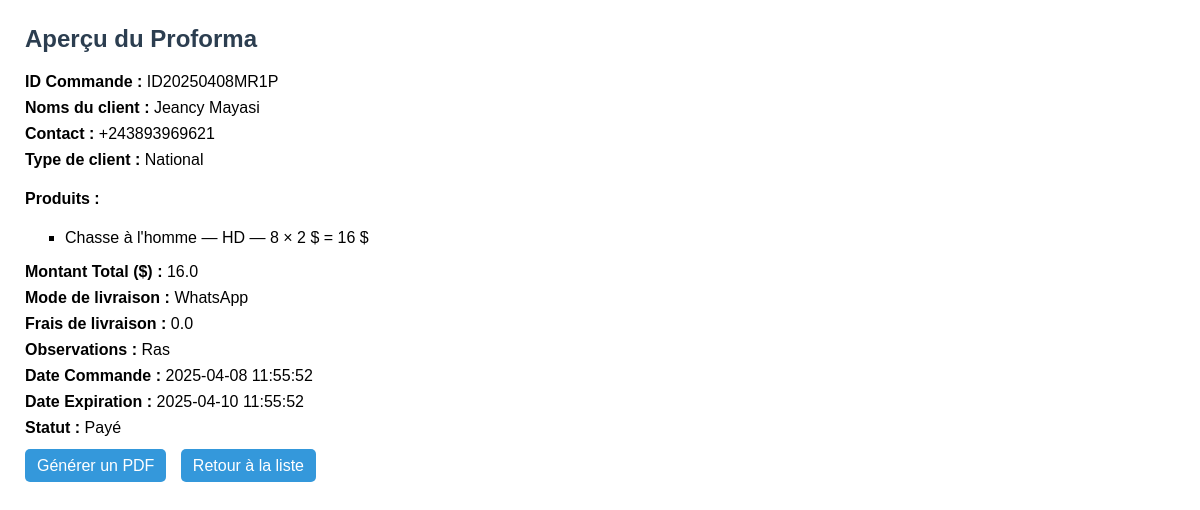
Screenshot of /commandes/view/5 with the database file from the repository.
### tables this page shows
CREATE TABLE proformas (
            id INTEGER PRIMARY KEY AUTOINCREMENT,
            nom_client TEXT,
            contact TEXT,
            type_client TEXT,
            produits TEXT,
            montant_total REAL,
            mode_livraison TEXT,
            frais_livraison REAL,
            observations TEXT,
            date_commande TEXT,
            date_generation TEXT,
            date_expiration TEXT,
            statut TEXT,
            chemin_fichier TEXT
        , id_commande TEXT);

### routes/commandes_routes.py (the view)
@commandes_bp.route("/view/<int:proforma_id>")
def view_proforma(proforma_id):
    conn = sqlite3.connect(DB_NAME)
    conn.row_factory = sqlite3.Row
    c = conn.cursor()
    c.execute("SELECT * FROM proformas WHERE id=?", (proforma_id,))
    proforma = c.fetchone()
    conn.close()
    if not proforma:
        return "Commande non trouvée", 404
    try:
        produits = json.loads(proforma["produits"])
    except:
        produits = []
    return render_template("proforma_view.html", proforma=proforma, produits=produits)

### templates/proforma_view.html (shortened to what this page needs)
<!DOCTYPE html>
<html lang="fr">
<head>
</head>
<body>
    <h2>Aperçu du Proforma</h2>
    <p><strong>ID Commande :</strong> {{ proforma["id_commande"] }}</p>
    <p><strong>Noms du client :</strong> {{ proforma["nom_client"] }}</p>
    <p><strong>Contact :</strong> {{ proforma["contact"] }}</p>
    <p><strong>Type de client :</strong> {{ proforma["type_client"] }}</p>
    <h4>Produits :</h4>
    <ul>
      {% for produit in produits %}
        <li>{{ produit["titre"] }} — {{ produit["qualite"] }} — {{ produit["quantite"] }} × {{ produit["prix"] }} $ = {{ produit["total"] }} $</li>
      {% endfor %}
    </ul>
    <p><strong>Montant Total ($) :</strong> {{ proforma["montant_total"] }}</p>
    <p><strong>Mode de livraison :</strong> {{ proforma["mode_livraison"] }}</p>
    <p><strong>Frais de livraison :</strong> {{ proforma["frais_livraison"] }}</p>
    <p><strong>Observations :</strong> {{ proforma["observations"] }}</p>
    <p><strong>Date Commande :</strong> {{ proforma["date_commande"] }}</p>
    <p><strong>Date Expiration :</strong> {{ proforma["date_expiration"] }}</p>
    <p><strong>Statut :</strong> {{ proforma["statut"] }}</p>
    <div class="btn">
        <a href="{{ url_for('commandes.generer_pdf', proforma_id=proforma['id']) }}">Générer un PDF</a>
        <a href="{{ url_for('commandes.liste_commandes') }}">Retour à la liste</a>
    </div>
</body>
</html>

### templates/proforma_view.html (style rules this page uses)
body { font-family: Arial, sans-serif; margin: 25px; }
h2 { color: #2c3e50; }
p { margin: 8px 0; }
ul { list-style: square; margin-top: 0; }
.btn { margin-top: 20px; }
.btn a { margin-right: 10px; padding: 8px 12px; background-color: #3498db; color: white; text-decoration: none; border-radius: 5px; }

### rows the page displays
proformas: id_commande "ID20250408MR1P", nom_client "Jeancy Mayasi", contact "+243893969621", type_client "National", montant_total "16.0", mode_livraison "WhatsApp", frais_livraison "0.0", observations "Ras", date_commande "2025-04-08 11:55:52", date_expiration "2025-04-10 11:55:52", statut "Payé"

### other values shown
{{ produit["titre"] }} "Chasse à l'homme"
{{ produit["qualite"] }} "HD"
{{ produit["quantite"] }} "8"
{{ produit["prix"] }} "2"
{{ produit["total"] }} "16"
